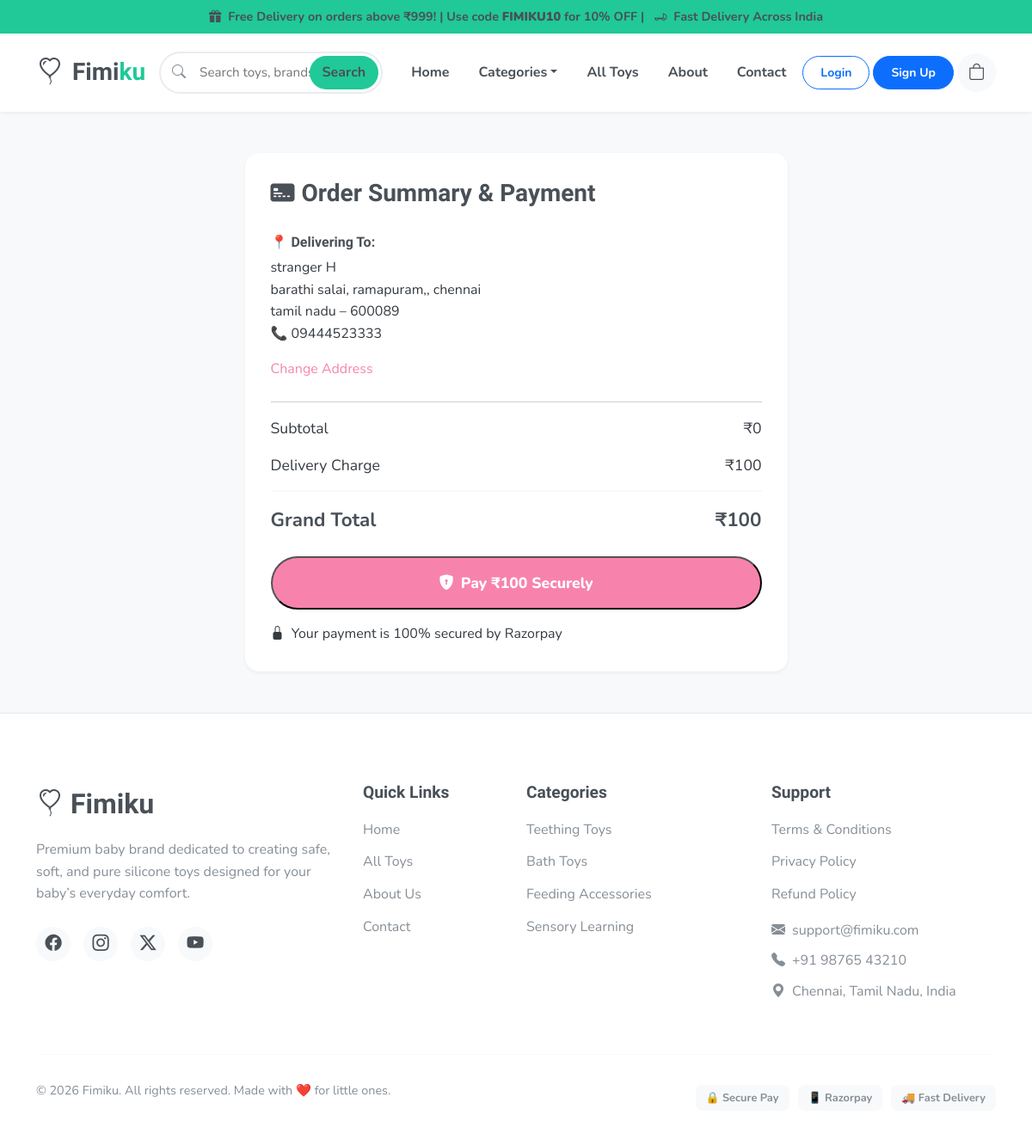
The page /payment/billinginfo/d8580291ce934a5faf380b9c83c8f63b/ on the database its author committed.
### payment/models.py (models this page shows, shortened)
class Order(models.Model):
    STATUS_CHOICES = [
        ("pending",   "Pending"),
        ("processing","Processing"),
        ("shipped",   "Shipped"),
        ("delivered", "Delivered"),
        ("cancelled", "Cancelled"),
    ]
    id          = models.UUIDField(primary_key=True, default=uuid.uuid4, editable=False)
    user        = models.ForeignKey(User, on_delete=models.RESTRICT, related_name="orders")
    address     = models.OneToOneField(ShippingAddress, on_delete=models.RESTRICT)
    order_id    = models.CharField(max_length=255, null=True, blank=True, editable=False)
    payment_id  = models.CharField(max_length=255, null=True, blank=True, editable=False)
    signature   = models.CharField(max_length=255, null=True, blank=True, editable=False)
    amount_paid = models.PositiveBigIntegerField(null=True, blank=True)
    is_paid     = models.BooleanField(default=False)
    status      = models.CharField(max_length=20, choices=STATUS_CHOICES, default="pending")
    ordered_date = models.DateTimeField(auto_now_add=True)
    updated_at   = models.DateTimeField(auto_now=True)
    class Meta:
        ordering = ["-ordered_date"]

class ShippingAddress(models.Model):
    id         = models.UUIDField(primary_key=True, default=uuid.uuid4, editable=False)
    first_name = models.CharField(max_length=255)
    last_name  = models.CharField(max_length=255)
    address    = models.CharField(max_length=500)
    city       = models.CharField(max_length=255)
    state      = models.CharField(max_length=255)
    pin_code   = models.CharField(max_length=10)
    country    = models.CharField(max_length=255, default="India")
    phone_no   = models.CharField(max_length=15)
    email      = models.CharField(max_length=255)

### payment/views.py (the view)
# urls.py: path("billinginfo/<pk>/", billing_info, name="billing_info"),
def billing_info(request, pk):
    cart  = Cart(request)
    order = get_object_or_404(Order, pk=pk)
    context = {
        "products": cart.products(),
        "total":    cart.total(),
        "order":    order,
        "delivery": 100,  # flat delivery charge ₹100
    }
    return render(request, "billing_info.html", context)

### cart/cart.py (called while the page is built, shortened)
    def products(self):
        all_products = {}
        try:
            for key,val in self.cart.items():
                product = Product.objects.get(id=key)
                all_products[product] = val
        except Exception as e:
            del self.session["session_key"]
            self.session.modified = True
        return all_products

    def total(self):
        total = 0
        return total

### cart/context_processor.py (called while the page is built)
def cart(request):
    return {"cart":Cart(request)}

### templates/billing_info.html (shortened to what this page needs)
{% extends "base.html" %}
{% block content %}
<div class="container py-5">
  <div class="row g-5 justify-content-center">
    <div class="col-lg-7">
      <div class="billing-card">
        <h3 class="checkout-title"><i class="bi bi-credit-card-2-front-fill me-2"></i>Order Summary & Payment</h3>
        <div class="billing-address mb-4">
          <h6 class="address-label">📍 Delivering To:</h6>
          <p>{{ order.address.first_name }} {{ order.address.last_name }}<br/>
          {{ order.address.address }}, {{ order.address.city }}<br/>
          {{ order.address.state }} – {{ order.address.pin_code }}<br/>
          📞 {{ order.address.phone_no }}</p>
          <a href="{% url 'checkout' %}" class="change-address-link">Change Address</a>
        </div>
        <hr/>
        <div class="summary-row"><span>Subtotal</span><span>₹{{ total }}</span></div>
        <div class="summary-row"><span>Delivery Charge</span><span>₹{{ delivery }}</span></div>
        <div class="summary-row total-row"><strong>Grand Total</strong><strong>₹{{ total|add:delivery }}</strong></div>
        <button id="payNowBtn" class="btn-pay-now mt-4" data-order-pk="{{ order.pk }}">
          <i class="bi bi-shield-lock-fill me-2"></i>Pay ₹{{ total|add:delivery }} Securely
        </button>
        <div class="secure-info mt-3">
          <i class="bi bi-lock-fill me-1"></i> Your payment is 100% secured by Razorpay
        </div>
      </div>
    </div>
  </div>
</div>
{% endblock %}

### static/css/style.css (style rules this page uses)
:root { --primary-color: #20c997; --secondary-color: #495057; --accent-color: #f783ac; --accent-light: #eebefa; --bg-color: #f8f9fa; --text-dark: #343a40; --text-muted: #868e96; --white: #FFFFFF; --danger: #ef233c; --success: #2b9348; --font-body: 'Nunito', sans-serif; --font-heading: 'Baloo 2', cursive; --shadow-sm: 0 2px 4px rgba(0,0,0,0.05); --shadow-md: 0 4px 12px rgba(0,0,0,0.08); --shadow-lg: 0 10px 25px rgba(0,0,0,0.1); --shadow-hover: 0 15px 35px rgba(255, 183, 3, 0.2); --radius-sm: 8px; --radius-md: 16px; --radius-lg: 24px; --radius-pill: 50px; }
body { font-family: var(--font-body); color: var(--text-dark); background-color: var(--bg-color); line-height: 1.6; -webkit-font-smoothing: antialiased; }
h1, h2, h3, h4, h5, h6 { font-family: var(--font-heading); font-weight: 700; color: var(--secondary-color); }
a { text-decoration: none; color: var(--accent-color); transition: all 0.3s ease; }
.cart-summary, .checkout-summary, .billing-card { background-color: var(--white); padding: 30px; border-radius: var(--radius-md); box-shadow: var(--shadow-sm); position: sticky; top: 100px; }
.summary-row { display: flex; justify-content: space-between; margin-bottom: 15px; font-size: 1.1rem; }
.total-row { border-top: 2px solid var(--bg-color); padding-top: 15px; font-size: 1.4rem; color: var(--secondary-color); }
.btn-checkout-now, .btn-pay-now { display: block; width: 100%; text-align: center; background-color: var(--accent-color); color: var(--white); padding: 15px; border-radius: var(--radius-pill); font-weight: 800; font-size: 1.1rem; margin-top: 25px; }
.checkout-title { margin-bottom: 30px; color: var(--secondary-color); }
html, body { overflow-x: hidden !important; width: 100% !important; position: relative; }

### rows shown on the page
Order: address.first_name "stranger", address.last_name "H", address.address "barathi salai, ramapuram,", address.city "chennai", address.state "tamil nadu", address.pin_code "600089", address.phone_no "09444523333"

### other values the page prints
{{ total }} "0"
{{ delivery }} "100"
{{ total|add:delivery }} "100"
